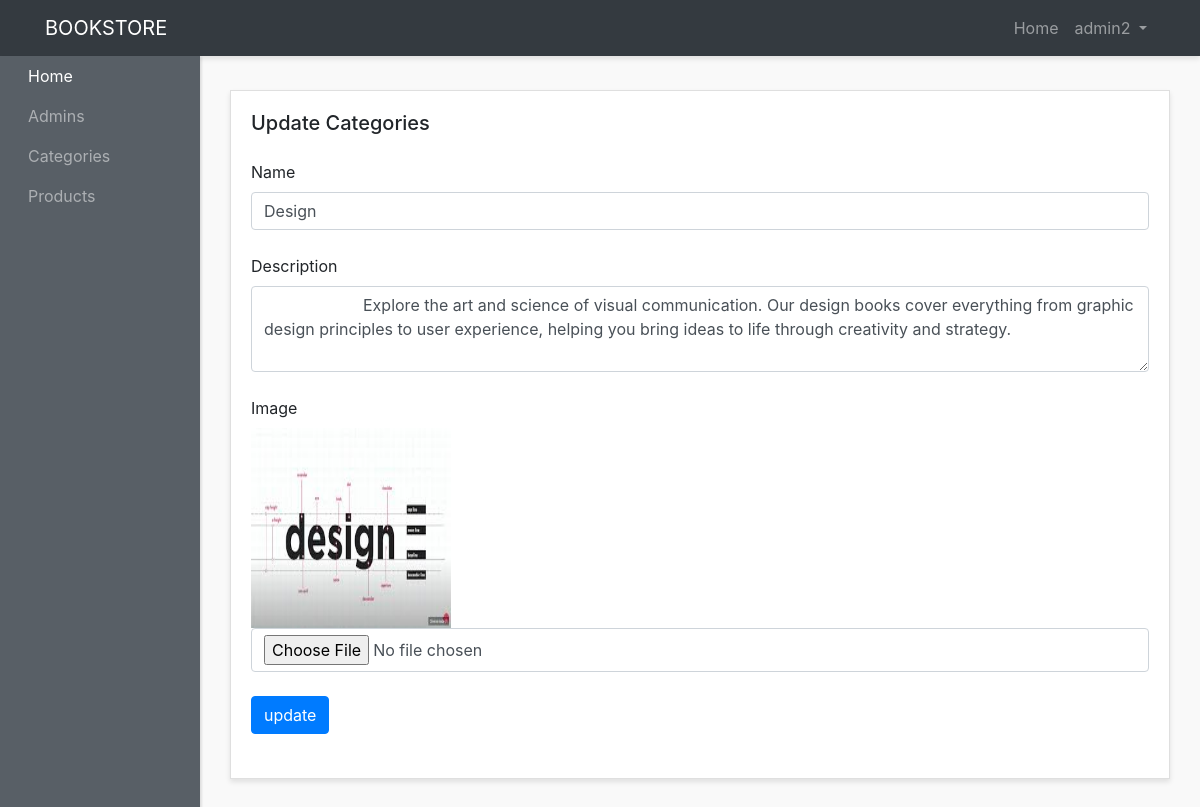
/admin-panel/categories-admins/update-category.php?id=1 (signed in), run on the app's committed database.
### tables this page shows
CREATE TABLE `categories` (
  `id` int(3) NOT NULL,
  `name` varchar(200) NOT NULL,
  `description` text NOT NULL,
  `image` varchar(200) NOT NULL,
  `created_at` timestamp NOT NULL DEFAULT current_timestamp()
);

### admin-panel/categories-admins/update-category.php (the view, shortened to what this page needs)
<?php require "../layouts/header.php"; ?>
<?php require "../../config/config.php"; ?>
<?php
    if(isset($_GET['id'])) {
      $id = $_GET['id'];
      $select = $conn->query("SELECT * FROM categories WHERE id = '$id'");
      $select->execute();
      $categories = $select->fetch(PDO::FETCH_OBJ);
    } else {
    }
?>
       <div class="row">
        <div class="col">
          <div class="card">
            <div class="card-body">
              <h5 class="card-title mb-5 d-inline">Update Categories</h5>
          <form method="POST" action="update-category.php?id=<?php echo $id; ?>" enctype="multipart/form-data">
                <div class="form-outline mb-4 mt-4">
                  <label for="exampleFormControlTextarea1">Name</label>
                  <input type="text" name="name" value="<?php echo $categories->name; ?>" id="form2Example1" class="form-control" placeholder="name" />
                </div>
                <div class="form-group">
                    <label for="exampleFormControlTextarea1">Description</label>
                    <textarea name="description" placeholder="description" class="form-control" id="exampleFormControlTextarea1" rows="3">
                      <?php echo $categories->description; ?>
                    </textarea>
                </div>
                <div class="form-outline mb-4 mt-4">
                    <label>Image</label><br>
                    <img src="images/<?php echo $categories->image; ?>" alt="img" style="width: 200px; height: 200px;" />
                    <input type="file" name="image" id="form2Example1" class="form-control" placeholder="image" />
                </div>
                <button type="submit" name="submit" class="btn btn-primary  mb-4 text-center">update</button>
              </form>
            </div>
          </div>
        </div>
      </div>
<?php require "../layouts/footer.php"; ?>

### admin-panel/styles/style.css (style rules this page uses)
body { background:#f9f9f9; }
.card { margin-bottom: 15px; border-radius:0; box-shadow: 0 3px 5px rgba(0,0,0,.1); }

### data on the page
categories: name "Design", description "Explore the art and science of visual communication. Our design books cover everything from graphic design principles to user experience, helping you bring ideas to life through creativity and strategy.", image (picture)

### other printed values
$_SESSION['adminname'] "admin2"
